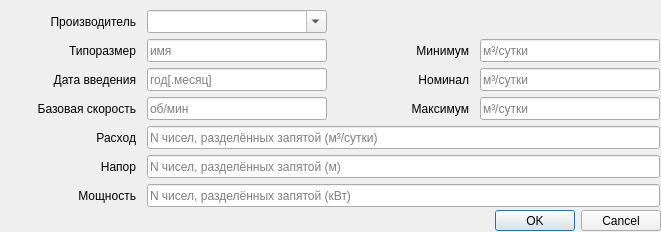
<?xml version="1.0" encoding="UTF-8"?>
<ui version="4.0">
 <class>dialogNewType</class>
 <widget class="QDialog" name="dialogNewType">
  <property name="geometry">
   <rect>
    <x>0</x>
    <y>0</y>
    <width>661</width>
    <height>232</height>
   </rect>
  </property>
  <property name="windowTitle">
   <string>Новый типоразмер</string>
  </property>
  <property name="modal">
   <bool>true</bool>
  </property>
  <widget class="QDialogButtonBox" name="buttonBox">
   <property name="geometry">
    <rect>
     <x>0</x>
     <y>210</y>
     <width>661</width>
     <height>21</height>
    </rect>
   </property>
   <property name="orientation">
    <enum>Qt::Horizontal</enum>
   </property>
   <property name="standardButtons">
    <set>QDialogButtonBox::Cancel|QDialogButtonBox::Ok</set>
   </property>
  </widget>
  <widget class="QWidget" name="gridLayoutWidget">
   <property name="geometry">
    <rect>
     <x>0</x>
     <y>10</y>
     <width>660</width>
     <height>199</height>
    </rect>
   </property>
   <layout class="QGridLayout" name="gridLayout">
    <item row="1" column="1">
     <widget class="QLineEdit" name="txtName">
      <property name="minimumSize">
       <size>
        <width>180</width>
        <height>0</height>
       </size>
      </property>
      <property name="maximumSize">
       <size>
        <width>180</width>
        <height>23</height>
       </size>
      </property>
      <property name="placeholderText">
       <string>имя</string>
      </property>
     </widget>
    </item>
    <item row="3" column="1">
     <widget class="QLineEdit" name="txtRpm">
      <property name="minimumSize">
       <size>
        <width>100</width>
        <height>0</height>
       </size>
      </property>
      <property name="maximumSize">
       <size>
        <width>180</width>
        <height>23</height>
       </size>
      </property>
      <property name="placeholderText">
       <string>об/мин</string>
      </property>
     </widget>
    </item>
    <item row="3" column="0">
     <widget class="QLabel" name="lblRpm">
      <property name="minimumSize">
       <size>
        <width>120</width>
        <height>0</height>
       </size>
      </property>
      <property name="maximumSize">
       <size>
        <width>200</width>
        <height>23</height>
       </size>
      </property>
      <property name="text">
       <string>Базовая скорость</string>
      </property>
      <property name="alignment">
       <set>Qt::AlignRight|Qt::AlignTrailing|Qt::AlignVCenter</set>
      </property>
      <property name="indent">
       <number>5</number>
      </property>
     </widget>
    </item>
    <item row="2" column="3">
     <widget class="QLineEdit" name="txtNom">
      <property name="minimumSize">
       <size>
        <width>100</width>
        <height>0</height>
       </size>
      </property>
      <property name="maximumSize">
       <size>
        <width>180</width>
        <height>23</height>
       </size>
      </property>
      <property name="placeholderText">
       <string>м³/сутки</string>
      </property>
     </widget>
    </item>
    <item row="2" column="0">
     <widget class="QLabel" name="label_3">
      <property name="minimumSize">
       <size>
        <width>120</width>
        <height>0</height>
       </size>
      </property>
      <property name="maximumSize">
       <size>
        <width>200</width>
        <height>23</height>
       </size>
      </property>
      <property name="text">
       <string>Дата введения</string>
      </property>
      <property name="alignment">
       <set>Qt::AlignRight|Qt::AlignTrailing|Qt::AlignVCenter</set>
      </property>
      <property name="indent">
       <number>5</number>
      </property>
     </widget>
    </item>
    <item row="1" column="3">
     <widget class="QLineEdit" name="txtMin">
      <property name="minimumSize">
       <size>
        <width>100</width>
        <height>0</height>
       </size>
      </property>
      <property name="maximumSize">
       <size>
        <width>180</width>
        <height>23</height>
       </size>
      </property>
      <property name="placeholderText">
       <string>м³/сутки</string>
      </property>
     </widget>
    </item>
    <item row="0" column="0">
     <widget class="QLabel" name="lblProducer">
      <property name="minimumSize">
       <size>
        <width>120</width>
        <height>0</height>
       </size>
      </property>
      <property name="maximumSize">
       <size>
        <width>200</width>
        <height>23</height>
       </size>
      </property>
      <property name="text">
       <string>Производитель</string>
      </property>
      <property name="alignment">
       <set>Qt::AlignRight|Qt::AlignTrailing|Qt::AlignVCenter</set>
      </property>
      <property name="indent">
       <number>5</number>
      </property>
     </widget>
    </item>
    <item row="2" column="2">
     <widget class="QLabel" name="lblNom">
      <property name="minimumSize">
       <size>
        <width>120</width>
        <height>0</height>
       </size>
      </property>
      <property name="maximumSize">
       <size>
        <width>200</width>
        <height>23</height>
       </size>
      </property>
      <property name="text">
       <string>Номинал</string>
      </property>
      <property name="alignment">
       <set>Qt::AlignRight|Qt::AlignTrailing|Qt::AlignVCenter</set>
      </property>
      <property name="indent">
       <number>5</number>
      </property>
     </widget>
    </item>
    <item row="5" column="0">
     <widget class="QLabel" name="lblLifts">
      <property name="minimumSize">
       <size>
        <width>120</width>
        <height>0</height>
       </size>
      </property>
      <property name="maximumSize">
       <size>
        <width>200</width>
        <height>23</height>
       </size>
      </property>
      <property name="text">
       <string>Напор</string>
      </property>
      <property name="alignment">
       <set>Qt::AlignRight|Qt::AlignTrailing|Qt::AlignVCenter</set>
      </property>
      <property name="indent">
       <number>5</number>
      </property>
     </widget>
    </item>
    <item row="0" column="1">
     <widget class="QComboBox" name="cmbProducer">
      <property name="minimumSize">
       <size>
        <width>180</width>
        <height>0</height>
       </size>
      </property>
      <property name="maximumSize">
       <size>
        <width>180</width>
        <height>23</height>
       </size>
      </property>
      <property name="editable">
       <bool>true</bool>
      </property>
     </widget>
    </item>
    <item row="1" column="0">
     <widget class="QLabel" name="lblType">
      <property name="minimumSize">
       <size>
        <width>120</width>
        <height>0</height>
       </size>
      </property>
      <property name="maximumSize">
       <size>
        <width>200</width>
        <height>23</height>
       </size>
      </property>
      <property name="text">
       <string>Типоразмер</string>
      </property>
      <property name="alignment">
       <set>Qt::AlignRight|Qt::AlignTrailing|Qt::AlignVCenter</set>
      </property>
      <property name="indent">
       <number>5</number>
      </property>
     </widget>
    </item>
    <item row="3" column="2">
     <widget class="QLabel" name="lblMax">
      <property name="minimumSize">
       <size>
        <width>120</width>
        <height>0</height>
       </size>
      </property>
      <property name="maximumSize">
       <size>
        <width>200</width>
        <height>23</height>
       </size>
      </property>
      <property name="text">
       <string>Максимум</string>
      </property>
      <property name="alignment">
       <set>Qt::AlignRight|Qt::AlignTrailing|Qt::AlignVCenter</set>
      </property>
      <property name="margin">
       <number>0</number>
      </property>
      <property name="indent">
       <number>5</number>
      </property>
     </widget>
    </item>
    <item row="1" column="2">
     <widget class="QLabel" name="lblMin">
      <property name="minimumSize">
       <size>
        <width>120</width>
        <height>0</height>
       </size>
      </property>
      <property name="maximumSize">
       <size>
        <width>200</width>
        <height>23</height>
       </size>
      </property>
      <property name="text">
       <string>Минимум</string>
      </property>
      <property name="alignment">
       <set>Qt::AlignRight|Qt::AlignTrailing|Qt::AlignVCenter</set>
      </property>
      <property name="indent">
       <number>5</number>
      </property>
     </widget>
    </item>
    <item row="2" column="1">
     <widget class="QLineEdit" name="txtDate">
      <property name="minimumSize">
       <size>
        <width>100</width>
        <height>0</height>
       </size>
      </property>
      <property name="maximumSize">
       <size>
        <width>180</width>
        <height>23</height>
       </size>
      </property>
      <property name="placeholderText">
       <string>год[.месяц]</string>
      </property>
     </widget>
    </item>
    <item row="3" column="3">
     <widget class="QLineEdit" name="txtMax">
      <property name="minimumSize">
       <size>
        <width>100</width>
        <height>0</height>
       </size>
      </property>
      <property name="maximumSize">
       <size>
        <width>180</width>
        <height>23</height>
       </size>
      </property>
      <property name="placeholderText">
       <string>м³/сутки</string>
      </property>
     </widget>
    </item>
    <item row="4" column="0">
     <widget class="QLabel" name="lblFlows">
      <property name="minimumSize">
       <size>
        <width>120</width>
        <height>0</height>
       </size>
      </property>
      <property name="maximumSize">
       <size>
        <width>200</width>
        <height>23</height>
       </size>
      </property>
      <property name="text">
       <string>Расход</string>
      </property>
      <property name="alignment">
       <set>Qt::AlignRight|Qt::AlignTrailing|Qt::AlignVCenter</set>
      </property>
      <property name="indent">
       <number>5</number>
      </property>
     </widget>
    </item>
    <item row="6" column="0">
     <widget class="QLabel" name="lblPowers">
      <property name="minimumSize">
       <size>
        <width>120</width>
        <height>0</height>
       </size>
      </property>
      <property name="maximumSize">
       <size>
        <width>200</width>
        <height>23</height>
       </size>
      </property>
      <property name="text">
       <string>Мощность</string>
      </property>
      <property name="alignment">
       <set>Qt::AlignRight|Qt::AlignTrailing|Qt::AlignVCenter</set>
      </property>
      <property name="indent">
       <number>5</number>
      </property>
     </widget>
    </item>
    <item row="4" column="1" colspan="3">
     <widget class="QLineEdit" name="txtFlows">
      <property name="minimumSize">
       <size>
        <width>100</width>
        <height>0</height>
       </size>
      </property>
      <property name="maximumSize">
       <size>
        <width>800</width>
        <height>23</height>
       </size>
      </property>
      <property name="placeholderText">
       <string>N чисел, разделённых запятой (м³/сутки)</string>
      </property>
     </widget>
    </item>
    <item row="5" column="1" colspan="3">
     <widget class="QLineEdit" name="txtLifts">
      <property name="minimumSize">
       <size>
        <width>100</width>
        <height>0</height>
       </size>
      </property>
      <property name="maximumSize">
       <size>
        <width>800</width>
        <height>23</height>
       </size>
      </property>
      <property name="placeholderText">
       <string>N чисел, разделённых запятой (м)</string>
      </property>
     </widget>
    </item>
    <item row="6" column="1" colspan="3">
     <widget class="QLineEdit" name="txtPowers">
      <property name="minimumSize">
       <size>
        <width>100</width>
        <height>0</height>
       </size>
      </property>
      <property name="maximumSize">
       <size>
        <width>800</width>
        <height>23</height>
       </size>
      </property>
      <property name="placeholderText">
       <string>N чисел, разделённых запятой (кВт)</string>
      </property>
     </widget>
    </item>
   </layout>
  </widget>
 </widget>
 <resources/>
 <connections>
  <connection>
   <sender>buttonBox</sender>
   <signal>accepted()</signal>
   <receiver>dialogNewType</receiver>
   <slot>accept()</slot>
   <hints>
    <hint type="sourcelabel">
     <x>248</x>
     <y>254</y>
    </hint>
    <hint type="destinationlabel">
     <x>157</x>
     <y>274</y>
    </hint>
   </hints>
  </connection>
  <connection>
   <sender>buttonBox</sender>
   <signal>rejected()</signal>
   <receiver>dialogNewType</receiver>
   <slot>reject()</slot>
   <hints>
    <hint type="sourcelabel">
     <x>316</x>
     <y>260</y>
    </hint>
    <hint type="destinationlabel">
     <x>286</x>
     <y>274</y>
    </hint>
   </hints>
  </connection>
 </connections>
</ui>
